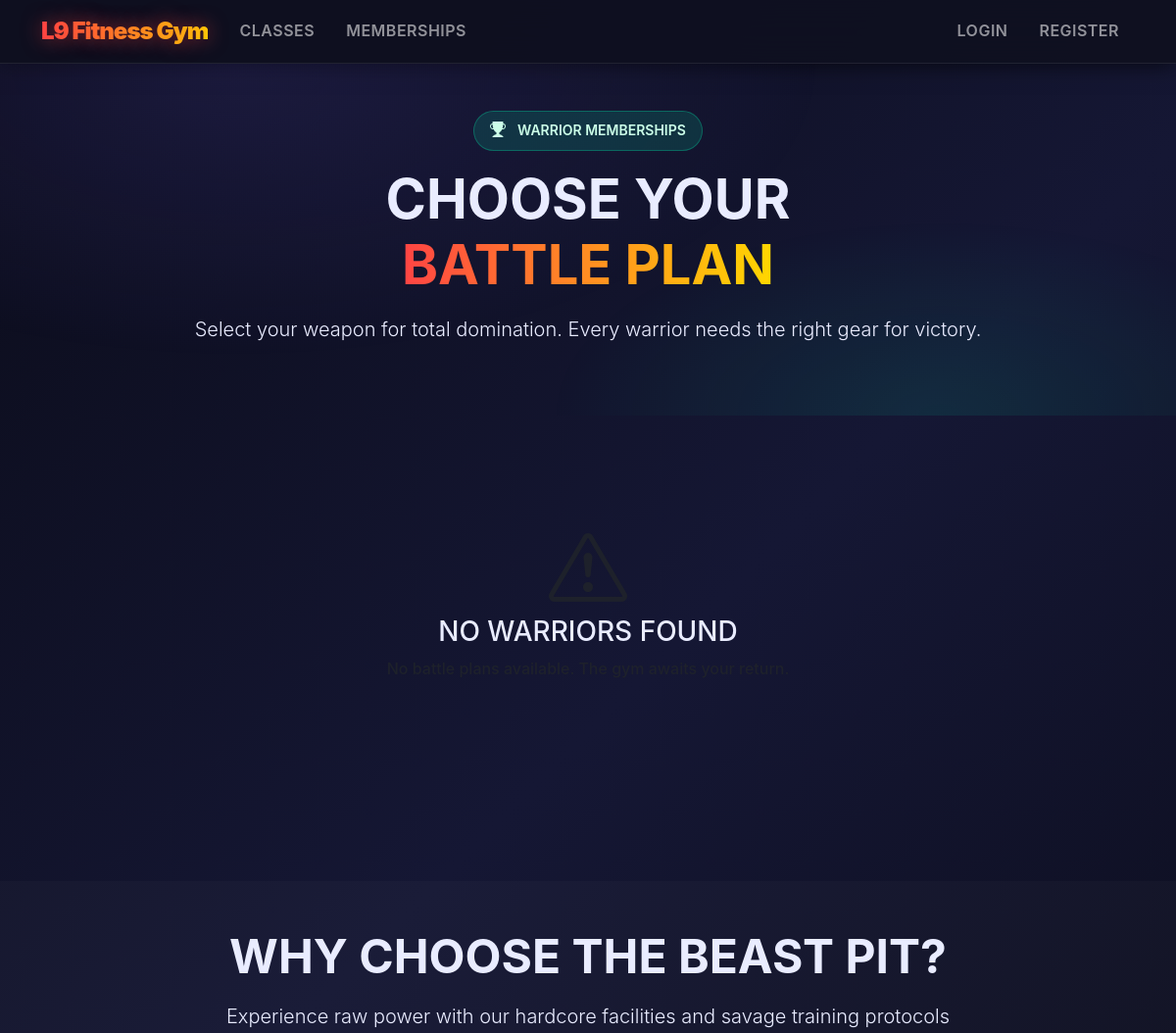
/public/memberships.php (upper part), run on an earlier commit of the app's database.
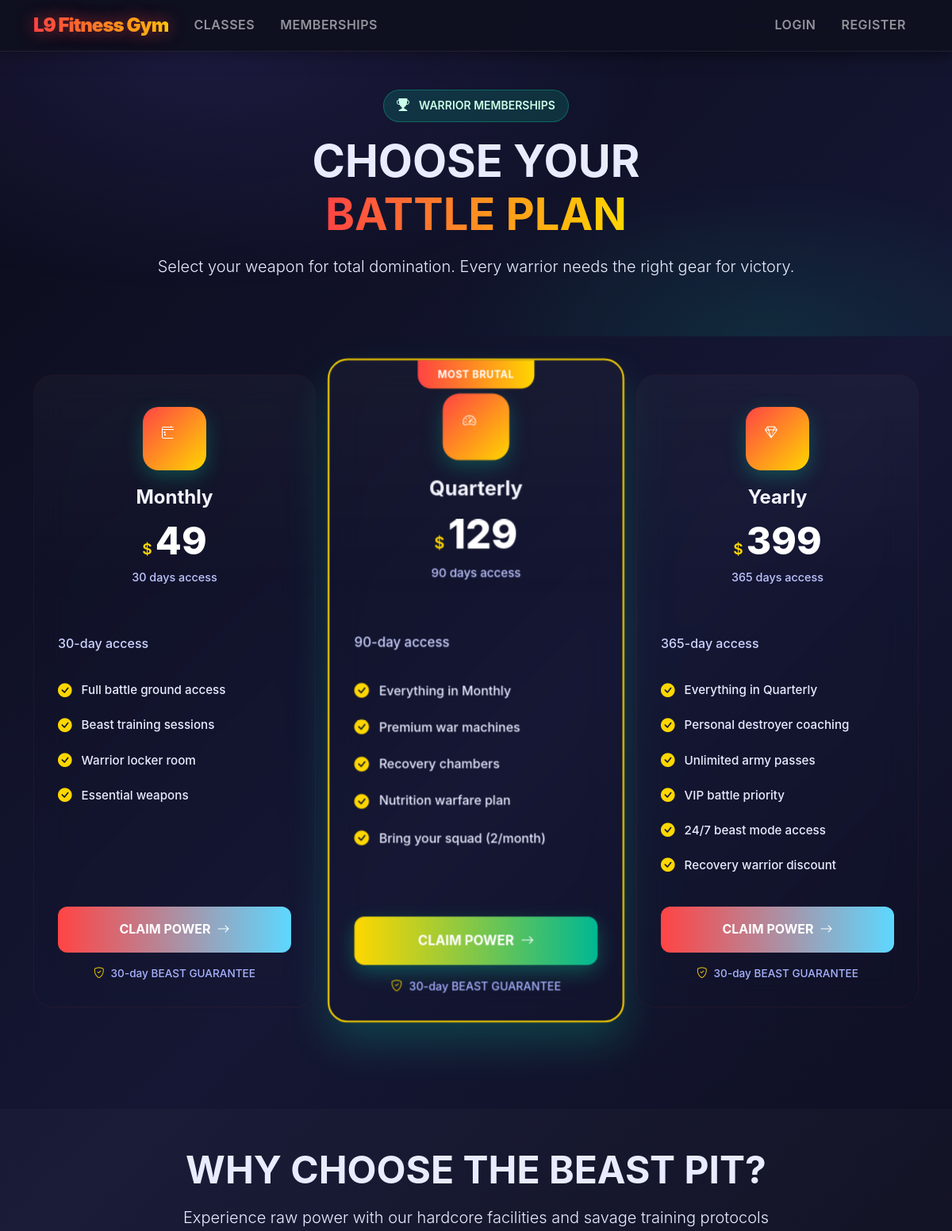
And on a later commit of the database.
### tables this page shows
CREATE TABLE membership_plans (
  id INT UNSIGNED PRIMARY KEY AUTO_INCREMENT,
  name VARCHAR(100) NOT NULL,
  description TEXT,
  duration_days SMALLINT UNSIGNED NOT NULL,  
  price DECIMAL(10,2) NOT NULL,
  is_active TINYINT(1) DEFAULT 1
);

### public/memberships.php (the view, shortened to what this page needs)
<?php
$pageCSS = "/assets/css/membership.css";
?>
<?php include __DIR__ . '/../app/views/layouts/header.php'; ?>
<div class="membership-hero">
  <div class="container text-center py-5">
    <div class="hero-badge mb-3">
      WARRIOR MEMBERSHIPS
    </div>
    <h1 class="display-4 fw-bold mb-3">CHOOSE YOUR<br><span class="text-gradient">BATTLE PLAN</span></h1>
    <p class="lead mb-4">Select your weapon for total domination. Every warrior needs the right gear for victory.</p>
  </div>
</div>
<div class="container py-5">
  <?php $plans = $pdo->query('SELECT * FROM membership_plans WHERE is_active=1 ORDER BY price ASC')->fetchAll(); ?>
  <div class="row g-4 justify-content-center">
    <?php if(!empty($plans)): ?>
      <?php foreach($plans as $index => $p): ?>
        <div class="col-lg-4 col-md-6">
          <div class="membership-card <?php echo $index === 1 ? 'featured' : ''; ?>">
            <?php if($index === 1): ?>
              <div class="popular-badge">MOST BRUTAL</div>
            <?php endif; ?>
            <div class="card-header">
              <div class="plan-icon">
              </div>
              <h3 class="plan-name"><?php echo htmlspecialchars($p['name']); ?></h3>
              <div class="plan-price">
                <span class="currency">$</span>
                <span class="amount"><?php echo number_format($p['price'], 0); ?></span>
              </div>
              <div class="plan-duration"><?php echo (int)$p['duration_days']; ?> days access</div>
            </div>
            <div class="card-body">
              <p class="plan-description"><?php echo nl2br(htmlspecialchars($p['description'])); ?></p>
              <ul class="feature-list">
                <?php if($p['name'] === 'Monthly'): ?>
                  <li><i class="bi bi-check-circle-fill"></i> Full battle ground access</li>
                  <li><i class="bi bi-check-circle-fill"></i> Beast training sessions</li>
                  <li><i class="bi bi-check-circle-fill"></i> Warrior locker room</li>
                  <li><i class="bi bi-check-circle-fill"></i> Essential weapons</li>
                <?php elseif($p['name'] === 'Quarterly'): ?>
                  <li><i class="bi bi-check-circle-fill"></i> Everything in Monthly</li>
                  <li><i class="bi bi-check-circle-fill"></i> Premium war machines</li>
                  <li><i class="bi bi-check-circle-fill"></i> Recovery chambers</li>
                  <li><i class="bi bi-check-circle-fill"></i> Nutrition warfare plan</li>
                  <li><i class="bi bi-check-circle-fill"></i> Bring your squad (2/month)</li>
                <?php else: ?>
                  <li><i class="bi bi-check-circle-fill"></i> Everything in Quarterly</li>
                  <li><i class="bi bi-check-circle-fill"></i> Personal destroyer coaching</li>
                  <li><i class="bi bi-check-circle-fill"></i> Unlimited army passes</li>
                  <li><i class="bi bi-check-circle-fill"></i> VIP battle priority</li>
                  <li><i class="bi bi-check-circle-fill"></i> 24/7 beast mode access</li>
                  <li><i class="bi bi-check-circle-fill"></i> Recovery warrior discount</li>
                <?php endif; ?>
              </ul>
              <button class="btn-membership <?php echo $index === 1 ? 'btn-featured' : ''; ?>">
                <span class="btn-text">CLAIM POWER</span>
                <i class="bi bi-arrow-right"></i>
              </button>
              <div class="money-back">
                <i class="bi bi-shield-check"></i>
                30-day BEAST GUARANTEE
              </div>
            </div>
          </div>
        </div>
      <?php endforeach; ?>
    <?php else: ?>
      <div class="col-12 text-center">
        <div class="empty-state">
          <i class="bi bi-exclamation-triangle display-1 text-muted mb-3"></i>
          <h3>NO WARRIORS FOUND</h3>
          <p class="text-muted">No battle plans available. The gym awaits your return.</p>
        </div>
      </div>
    <?php endif; ?>
  </div>
</div>
<div class="benefits-section">
  <div class="container py-5">
    <div class="row text-center mb-5">
      <div class="col-12">
        <h2 class="display-5 fw-bold mb-3">WHY CHOOSE THE BEAST PIT?</h2>
        <p class="lead">Experience raw power with our hardcore facilities and savage training protocols</p>
      </div>
    </div>
  </div>
</div>
<?php include __DIR__ . '/../app/views/layouts/footer.php'; ?>

### app/views/layouts/header.php (shortened to what this page needs)
<!doctype html>
<html lang="en">
<head>
  <link href="https://cdn.jsdelivr.net/npm/bootstrap@5.3.3/dist/css/bootstrap.min.css" rel="stylesheet">
  <link rel="stylesheet" href="https://cdn.jsdelivr.net/npm/bootstrap-icons@1.11.3/font/bootstrap-icons.css">
  <link href="<?php echo BASE_URL; ?>assets/css/main.css" rel="stylesheet">
  <?php if (isset($pageCSS) && $pageCSS): ?>
    <link href="<?php echo BASE_URL . $pageCSS; ?>" rel="stylesheet">
  <?php endif; ?>
</head>
<body class="d-flex flex-column min-vh-100">
<nav class="navbar navbar-expand-lg navbar-dark bg-dark">
  <div class="container">
    <a class="navbar-brand fw-bold" href="<?php echo BASE_URL; ?>index.php">L9 Fitness Gym</a>
    <div class="collapse navbar-collapse" id="nav">
      <ul class="navbar-nav me-auto mb-2 mb-lg-0">
        <li class="nav-item"><a class="nav-link" href="<?php echo BASE_URL; ?>classes.php">Classes</a></li>
        <li class="nav-item"><a class="nav-link" href="<?php echo BASE_URL; ?>memberships.php">Memberships</a></li>
      </ul>
      <ul class="navbar-nav ms-auto">
        <?php if (isset($_SESSION['user'])): ?>
          <li class="nav-item"><a class="nav-link" href="<?php echo BASE_URL; ?>profile.php">
            <?php echo htmlspecialchars($_SESSION['user']['name']); ?>
          </a></li>
          <li class="nav-item"><a class="nav-link" href="<?php echo BASE_URL; ?>logout.php">Logout</a></li>
        <?php else: ?>
          <li class="nav-item"><a class="nav-link" href="<?php echo BASE_URL; ?>login.php">Login</a></li>
          <li class="nav-item"><a class="nav-link" href="<?php echo BASE_URL; ?>register.php">Register</a></li>
        <?php endif; ?>
      </ul>
    </div>
  </div>
</nav>
<main class="flex-grow-1">

### app/views/layouts/footer.php (shortened to what this page needs)
</main>
</body>
</html>

### public/assets/css/main.css (style rules this page uses)
:root { --hero-grad: linear-gradient(180deg, rgba(0,0,0,.2), rgba(0,0,0,.6)); --l9-primary: #FF4444; --l9-accent: #FFD700; --l9-secondary: #00CCFF; --l9-dark: #0a0a0a; --l9-darker: #050505; --l9-surface: rgba(255,255,255,.03); --l9-surface-strong: rgba(255,68,68,.06); --l9-border: rgba(255,255,255,.08); --l9-border-strong: rgba(255,68,68,.12); --l9-text-primary: #ffffff; --l9-text-secondary: #e0e0e0; --l9-text-muted: #b0b0b0; --l9-shadow: rgba(0,0,0,.6); --l9-glow-red: rgba(255,68,68,.5); --l9-glow-gold: rgba(255,215,0,.4); }
body { background: radial-gradient(circle at 20% 10%, rgba(255,68,68,.08) 0%, transparent 50%), radial-gradient(circle at 80% 90%, rgba(255,215,0,.05) 0%, transparent 50%), linear-gradient(135deg, var(--l9-darker) 0%, #111111 25%, #0a0a0a 50%, #050505 100%); color: var(--l9-text-primary); font-family: 'Inter', -apple-system, BlinkMacSystemFont, 'Segoe UI', Roboto, sans-serif; font-weight: 500; line-height: 1.6; min-height: 100vh; }
.navbar-dark { background: rgba(5,5,5,.98) !important; backdrop-filter: blur(20px); border-bottom: 2px solid var(--l9-border-strong); transition: all 0.3s ease; box-shadow: 0 2px 20px var(--l9-shadow); }
.navbar-brand { font-weight: 900 !important; background: linear-gradient(90deg, var(--l9-primary), var(--l9-accent)); -webkit-background-clip: text; -webkit-text-fill-color: transparent; background-clip: text; letter-spacing: -1px; text-shadow: 0 0 20px var(--l9-glow-red); font-size: 1.5rem !important; }
.navbar-nav .nav-link { font-weight: 600; transition: all 0.3s ease; position: relative; text-transform: uppercase; letter-spacing: 0.5px; padding: 8px 16px !important; border-radius: 8px; }
.card-body { color: var(--l9-text-primary) !important; }
.text-gradient { background: linear-gradient(90deg, var(--l9-primary), var(--l9-accent)); -webkit-background-clip: text; -webkit-text-fill-color: transparent; background-clip: text; }

What changed in the data, as far as the page shows it:
added membership_plans: name "Monthly", price "49", duration_days "30", description "30-day access", shows "Full battle ground access"
added membership_plans: shows "MOST BRUTAL", name "Quarterly", price "129", duration_days "90", description "90-day access", shows "Everything in Monthly"
added membership_plans: name "Yearly", price "399", duration_days "365", description "365-day access", shows "Everything in Quarterly"
Also different on the page:
text no longer shown: "NO WARRIORS FOUND"
